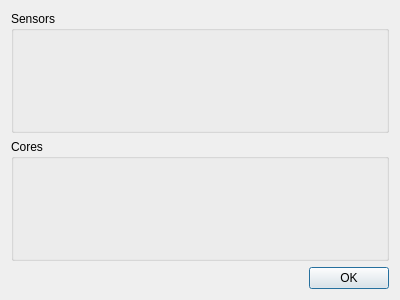
<?xml version="1.0" encoding="UTF-8"?>
<ui version="4.0">
 <class>LiveDialog</class>
 <widget class="QDialog" name="LiveDialog">
  <property name="geometry">
   <rect>
    <x>0</x>
    <y>0</y>
    <width>400</width>
    <height>300</height>
   </rect>
  </property>
  <property name="windowTitle">
   <string>Dialog</string>
  </property>
  <layout class="QGridLayout" name="gridLayout">
   <item row="2" column="0">
    <widget class="QDialogButtonBox" name="buttonBox">
     <property name="orientation">
      <enum>Qt::Horizontal</enum>
     </property>
     <property name="standardButtons">
      <set>QDialogButtonBox::Ok</set>
     </property>
    </widget>
   </item>
   <item row="0" column="0">
    <widget class="QGroupBox" name="sensorGroup">
     <property name="title">
      <string>Sensors</string>
     </property>
     <layout class="QGridLayout" name="gridLayout_3">
      <item row="0" column="0">
       <layout class="QGridLayout" name="sensorLayout"/>
      </item>
     </layout>
    </widget>
   </item>
   <item row="1" column="0">
    <widget class="QGroupBox" name="coreGroup">
     <property name="enabled">
      <bool>true</bool>
     </property>
     <property name="title">
      <string>Cores</string>
     </property>
     <layout class="QGridLayout" name="gridLayout_6">
      <item row="0" column="0">
       <layout class="QGridLayout" name="coreLayout"/>
      </item>
     </layout>
    </widget>
   </item>
  </layout>
 </widget>
 <resources/>
 <connections>
  <connection>
   <sender>buttonBox</sender>
   <signal>accepted()</signal>
   <receiver>LiveDialog</receiver>
   <slot>accept()</slot>
   <hints>
    <hint type="sourcelabel">
     <x>248</x>
     <y>254</y>
    </hint>
    <hint type="destinationlabel">
     <x>157</x>
     <y>274</y>
    </hint>
   </hints>
  </connection>
  <connection>
   <sender>buttonBox</sender>
   <signal>rejected()</signal>
   <receiver>LiveDialog</receiver>
   <slot>reject()</slot>
   <hints>
    <hint type="sourcelabel">
     <x>316</x>
     <y>260</y>
    </hint>
    <hint type="destinationlabel">
     <x>286</x>
     <y>274</y>
    </hint>
   </hints>
  </connection>
 </connections>
</ui>
